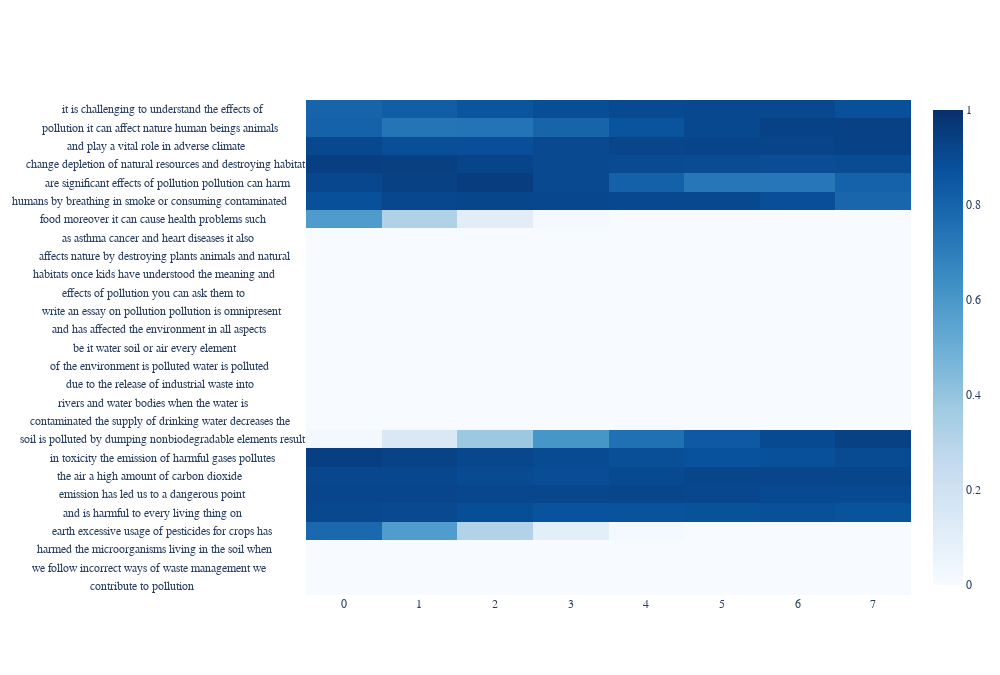

Write notebook code for a chart like this one.
### Code cell
fig.show()

### Figure 1 — Plotly figure (JSON) as saved in the notebook; plotly's stock layout.template omitted (floating-point values rounded to 4 significant figures; data arrays with more than 128 entries replaced by an {"elided": "..."} marker saying what was removed)
{"data": [{"colorscale": [[0, "rgb(247,251,255)"], [0.125, "rgb(222,235,247)"], [0.25, "rgb(198,219,239)"], [0.375, "rgb(158,202,225)"], [0.5, "rgb(107,174,214)"], [0.625, "rgb(66,146,198)"], [0.75, "rgb(33,113,181)"], [0.875, "rgb(8,81,156)"], [1, "rgb(8,48,107)"]], "customdata": {"elided": "27 rows, 213 str values in total"}, "dx": 1, "hovertemplate": "%{customdata} <br><b>Score:%{z:.3f}<extra></extra>", "type": "heatmap", "x0": 0, "y": ["it is challenging to understand the effects of              ", "pollution it can affect nature human beings animals         ", "and play a vital role in adverse climate                    ", "change depletion of natural resources and destroying habitat", "are significant effects of pollution pollution can harm     ", "humans by breathing in smoke or consuming contaminated      ", "food moreover it can cause health problems such             ", "as asthma cancer and heart diseases it also                 ", "affects nature by destroying plants animals and natural     ", "habitats once kids have understood the meaning and          ", "effects of pollution you can ask them to                    ", "write an essay on pollution pollution is omnipresent        ", "and has affected the environment in all aspects             ", "be it water soil or air every element                       ", "of the environment is polluted water is polluted            ", "due to the release of industrial waste into                 ", "rivers and water bodies when the water is                   ", "contaminated the supply of drinking water decreases the     ", "soil is polluted by dumping nonbiodegradable elements result", "in toxicity the emission of harmful gases pollutes          ", "the air a high amount of carbon dioxide                     ", "emission has led us to a dangerous point                    ", "and is harmful to every living thing on                     ", "earth excessive usage of pesticides for crops has           ", "harmed the microorganisms living in the soil when           ", "we follow incorrect ways of waste management we             ", "contribute to pollution                                     "], "z": {"elided": "27x8 float values"}, "zmax": 1, "zmin": 0}], "layout": {"font": {"family": "Courier New"}, "height": 675, "width": 1000, "yaxis": {"autorange": "reversed"}}}
